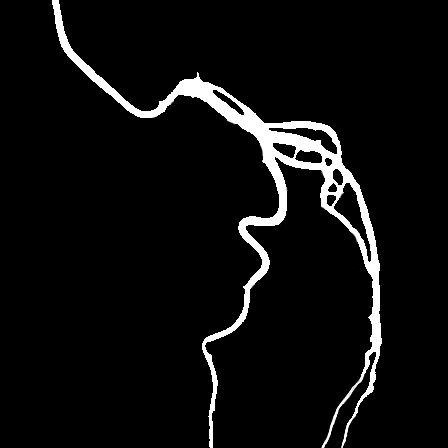
#> input picture imgs/artery5.png, 448 x 448 px
$ python setups.py   (older library calls are emulated)
#> lines starting #> are read from the running program, lines starting #| are printed output that depends on the picture; after the words box and inside, x2 and y2 are one past the last pixel; in counts of white or black regions, pixels touching at a corner belong together
import math
import numpy as np
import cv2


def img_custom(img):
    # Resolution change to h=w for GUI
    h, w = np.shape(img)
    if h == w:
        img_new = img;
    elif h < w:
        delta = int(0.5 * (w - h))
        img_delta1 = np.zeros((delta, w), dtype=np.uint8)
        img_delta2 = np.zeros((w - h - delta, w), dtype=np.uint8)
        img_new = np.concatenate((img_delta1, img, img_delta2), axis=0)
    elif h > w:
        delta = 0.5 * (h - w).cast(int)
        img_delta1 = np.zeros((h, delta), dtype=np.uint8)
        img_delta2 = np.zeros((h, h - w - delta), dtype=np.uint8)
        img_new = np.concatenate((img_delta1, img, img_delta2), axis=1)
    img_new.astype(np.uint8)
    return img_new


# Canny函数获取边界
# def get_edge(img):
#     edge=cv2.Canny(img,0,50)
#     return edge

# 外扩边界
def get_edge(background):
    edge = np.zeros_like(background, dtype=int)
    h, w = np.shape(edge)
    for i in [0, h - 1]:
        for j in range(1, w - 1):
            if background[i][j] == 1:
                if background[i][j + 1] == 0:
                    edge[i][j + 1] = 255
                if background[i][j - 1] == 0:
                    edge[i][j - 1] = 255
    for j in [0, w - 1]:
        for i in range(1, h - 1):
            if background[i][j] == 1:
                if background[i - 1][j] == 0:
                    edge[i - 1][j] = 255
                if background[i + 1][j] == 0:
                    edge[i + 1][j] = 255

    for i in range(1, h - 1):
        for j in range(1, w - 1):
            if background[i][j] == 1:
                if background[i + 1][j] == 0:
                    edge[i + 1][j] = 255
                if background[i - 1][j] == 0:
                    edge[i - 1][j] = 255
                if background[i][j + 1] == 0:
                    edge[i][j + 1] = 255
                if background[i][j - 1] == 0:
                    edge[i][j - 1] = 255
    return edge


# [31 lines of commented-out code are left out]

def get_angle(img, edge):
    # Sobel should deal with format "uint8"(0-255)
    sobel_x = cv2.Sobel(img, cv2.CV_64F, 1, 0, ksize=3)
    sobel_y = cv2.Sobel(img, cv2.CV_64F, 0, 1, ksize=3)
    angle = np.zeros_like(edge, dtype=float)
    for i in range(np.size(edge, 0)):
        for j in range(np.size(edge, 1)):
            if edge[i][j] != 0:
                # angle[i][j] = math.atan2(abs(sobel_x[i][j]), abs(sobel_y[i][j]))
                angle[i][j] = math.atan2(sobel_x[i][j], sobel_y[i][j])  # 弧度单位
                # angle[i][j] = math.atan2(abs(sobel_x[i][j]), abs(sobel_y[i][j]))*180/math.pi   # 角度单位
    return angle


def get_param(img1, entrance='left', exit='right'):
    # return
    # h:height of the image
    # w:width of the image
    # background : the BC and fluid area of the image
    #              "1" for fluid area, "0" for BC and wall area，“255” for edge
    # edge: the edge of artery ,value "255"
    # angle: the angle of each point on edge
    img = img_custom(img1)
    crt_val = 100  # Critical value
    h = np.size(img, 0)
    w = np.size(img, 1)
    # Transform img to a (0,1) numpy
    background = np.zeros_like(img, dtype=int)
    for i in range(h):
        for j in range(w):
            if img[i][j] >= crt_val:
                background[i, j] = 1
    # get edge by Canny
    background1 = background.astype(np.uint8)
    edge = get_edge(background)
    for i in range(h):
        for j in range(w):
            if edge[i][j] == 255:
                background[i, j] = 255
    # get angle by gradient
    angle = get_angle(img, edge)  # Use img instead of background for more realistic angle
    bc_back = bc_area(background, entrance=entrance, exit=exit)
    entrance_min, entrance_max, entrance_mid = reset_area(bc_back, entrance=entrance)
    exit_mid = exit_area(bc_back, exit=exit)
    return h, w, background, edge, angle, bc_back, entrance_min, entrance_max, entrance_mid, exit_mid


def bc_area(background, entrance, exit):
    if entrance not in ["left", "up", "right", "down"]:
        raise ValueError("Entrance setups not in [left,up,right,down] please check!")
    if exit not in ["left", "up", "right", "down"]:
        raise ValueError("Exit setups not in  [left,up,right,down], please check!")
    if entrance == exit:
        raise AssertionError('Entrance and Exit on Same side is not supported yet')
    # bc_back: Record entrance and exit area of artery, "1" for entrance and "2" for exit
    bc_back = np.zeros_like(background)
    h, w = background.shape[0], background.shape[1]
    # Entrance area (flag=1)
    if entrance == 'up':
        for i in range(5):
            for j in range(w):
                if background[i][j] == 1:
                    bc_back[i][j] = 1
    if entrance == 'down':
        for i in range(h - 5, h):
            for j in range(w):
                if background[i][j] == 1:
                    bc_back[i][j] = 1
    if entrance == 'left':
        for i in range(h):
            for j in range(5):
                if background[i][j] == 1:
                    bc_back[i][j] = 1
    if entrance == 'right':
        for i in range(h):
            for j in range(w - 5, w):
                if background[i][j] == 1:
                    bc_back[i][j] = 1
    # Exit area (flag=2)
    if exit == 'up':
        for i in range(1):
            for j in range(w):
                if background[i][j] == 1:
                    bc_back[i][j] = 2
    if exit == 'down':
        for i in range(h - 1, h):
            for j in range(w):
                if background[i][j] == 1:
                    bc_back[i][j] = 2
    if exit == 'left':
        for i in range(h):
            for j in range(1):
                if background[i][j] == 1:
                    bc_back[i][j] = 2
    if exit == 'right':
        for i in range(h):
            for j in range(w - 1, w):
                if background[i][j] == 1:
                    bc_back[i][j] = 2

    return bc_back


def reset_area(bc_back, entrance='left'):
    h = np.size(bc_back, 0)
    w = np.size(bc_back, 1)
    label_min = []
    label_max = []
    mid_label = []
    if entrance == 'left':
        for j in range(h - 1):
            if bc_back[j][0] == 0 and bc_back[j + 1][0] == 1:
                label_min.append(j + 1)
            if bc_back[j][0] == 1 and bc_back[j + 1][0] == 0:
                label_max.append(j)
    if entrance == 'right':
        for j in range(h - 1):
            if bc_back[j][w-1] == 0 and bc_back[j + 1][w-1] == 1:
                label_min.append(j + 1)
            if bc_back[j][w-1] == 1 and bc_back[j + 1][w-1] == 0:
                label_max.append(j)
    if entrance == 'up':
        for i in range(w - 1):
            if bc_back[0][i] == 0 and bc_back[0][i + 1] == 1:
                label_min.append(i + 1)
            if bc_back[0][i] == 1 and bc_back[0][i + 1] == 0:
                label_max.append(i)
    if entrance == 'down':
        for i in range(w - 1):
            if bc_back[h-1][i] == 0 and bc_back[h-1][i + 1] == 1:
                label_min.append(i + 1)
            if bc_back[h-1][i] == 1 and bc_back[h-1][i + 1] == 0:
                label_max.append(i)

    # Mid label count and calculate
    if len(label_max) == 0 and len(label_min) == 0:
        raise AssertionError('Reset area is empty, please check!')
    if len(label_max) == len(label_min):
        if label_min[0] < label_max[0]:
            count = len(label_max)
            for i in range(count):
                mid_label.append(0.5 * (label_max[i] + label_min[i]))
        if label_min[0] > label_max[0]:
            count = len(label_max) + 1
            mid_label.append(0.5 * label_max[0])
            for i in range(count - 2):
                mid_label.append(0.5 * (label_max[i + 1] + label_min[i]))
            mid_label.append(0.5 * (label_min[count - 2] + w))

    if len(label_max) > len(label_min):
        count = len(label_max)
        mid_label.append(0.5 * label_max[0])
        for i in range(count - 1):
            mid_label.append(0.5 * (label_max[i + 1] + label_min[i]))

    if len(label_max) < len(label_min):
        count = len(label_min)
        for i in range(count - 1):
            mid_label.append(0.5 * (label_max[i] + label_min[i]))
        mid_label.append(0.5 * (label_min[count - 1] + w))

    return label_min, label_max, mid_label


def exit_area(bc_back, exit = 'right'):
    h = np.size(bc_back, 0)
    w = np.size(bc_back, 1)
    label_min = []
    label_max = []
    mid_label = []
    if exit == 'left':
        for j in range(h - 1):
            if bc_back[j][0] == 0 and bc_back[j + 1][0] == 2:
                label_min.append(j + 1)
            if bc_back[j][0] == 2 and bc_back[j + 1][0] == 0:
                label_max.append(j)
    if exit == 'right':
        for j in range(h - 1):
            if bc_back[j][w-1] == 0 and bc_back[j + 1][w-1] == 2:
                label_min.append(j + 1)
            if bc_back[j][w-1] == 2 and bc_back[j + 1][w-1] == 0:
                label_max.append(j)
    if exit == 'up':
        for i in range(w - 1):
            if bc_back[0][i] == 0 and bc_back[0][i + 1] == 2:
                label_min.append(i + 1)
            if bc_back[0][i] == 2 and bc_back[0][i + 1] == 0:
                label_max.append(i)
    if exit == 'down':
        for i in range(w - 1):
            if bc_back[h-1][i] == 0 and bc_back[h-1][i + 1] == 2:
                label_min.append(i + 1)
            if bc_back[h-1][i] == 2 and bc_back[h-1][i + 1] == 0:
                label_max.append(i)

    # Mid label count and calculate
    if len(label_max) == 0 and len(label_min) == 0:
        raise AssertionError('Exit area is empty, please check!')

    if len(label_max) == len(label_min):
        if label_min[0] < label_max[0]:
            count = len(label_max)
            for i in range(count):
                mid_label.append(0.5 * (label_max[i] + label_min[i]))
        if label_min[0] > label_max[0]:
            count = len(label_max) + 1
            mid_label.append(0.5 * label_max[0])
            for i in range(count - 2):
                mid_label.append(0.5 * (label_max[i + 1] + label_min[i]))
            mid_label.append(0.5 * (label_min[count - 2] + w))

    if len(label_max) > len(label_min):
        count = len(label_max)
        mid_label.append(0.5 * label_max[0])
        for i in range(count - 1):
            mid_label.append(0.5 * (label_max[i + 1] + label_min[i]))

    if len(label_max) < len(label_min):
        count = len(label_min)
        for i in range(count - 1):
            mid_label.append(0.5 * (label_max[i] + label_min[i]))
        mid_label.append(0.5 * (label_min[count - 1] + w))

    # return label_min, label_max, mid_label
    return mid_label

# test
filepath = 'imgs/artery5.png'
entrance='up'
exit='down'
img = cv2.imread(filepath, 0)
#> img is the input picture: shape (448, 448); min 0, max 255, mean 14
height, width, background, edge, angle, bc_back, entrance_min, entrance_max, entrance_mid, exit_mid  = get_param(img, entrance=entrance, exit=exit)
#> in get_param, `h = np.size(img, 0)`: h = 448
#> after the loop in get_param, `for i in range(h):`: background: shape (448, 448) int64; values 0 (black) and 1 (white), 5.5% white; 1 white region, box (x1, y1, x2, y2) and area: (52, 0, 382, 448) 11022
#> after the loop in get_edge, `for i in [0, h - 1]:`:
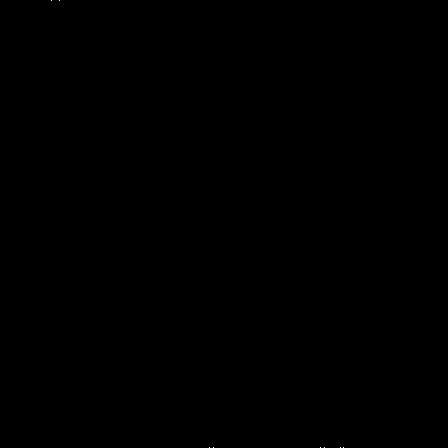
#> edge: shape (448, 448) int64; 0% white in thin lines or dots, all inside (x1, y1, x2, y2) = (51, 0, 344, 448)
#> after the loop in get_edge, `for i in range(1, h - 1):`:
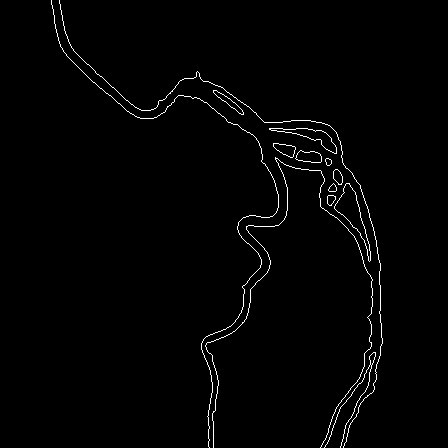
#> edge: shape (448, 448) int64; 1.4% white in thin lines or dots, all inside (x1, y1, x2, y2) = (51, 0, 383, 448)
#> after the loop in get_param, `for i in range(h):`:
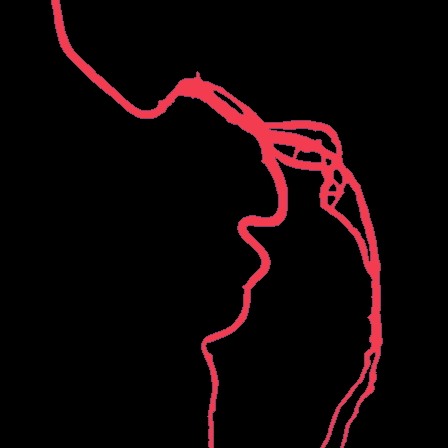
#> background: shape (448, 448) int64; 3 distinct labels, from 0 to 255; one colour per label, 0 black
#> in get_angle, `sobel_x = cv2.Sobel(img, cv2.CV_64F, 1, 0, ksize=3)`:
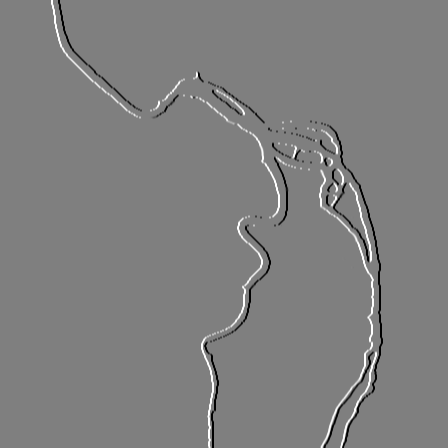
#> sobel_x: shape (448, 448) float64; min -1020, max 1020, mean 0; drawn with min black and max white
#> in get_angle, `sobel_y = cv2.Sobel(img, cv2.CV_64F, 0, 1, ksize=3)`:
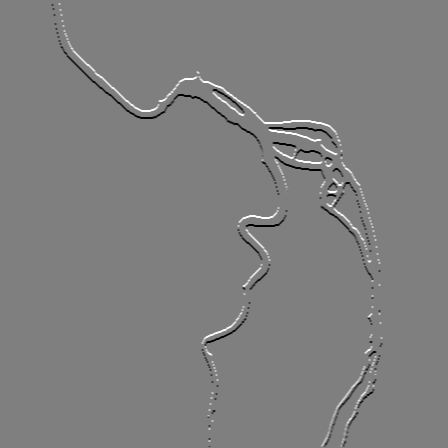
#> sobel_y: shape (448, 448) float64; min -1020, max 1020, mean 0; drawn with min black and max white
#> after the loop in get_angle, `for i in range(np.size(edge, 0)):`:
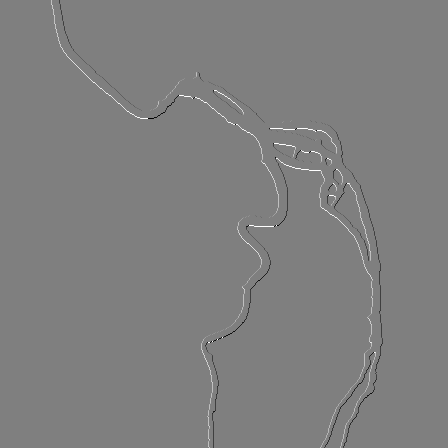
#> angle: shape (448, 448) float64; min -3.14, max 3.14, mean 0.00371; drawn with min black and max white
#> after the loop in bc_area, `for i in range(h - 1, h):`: bc_back: shape (448, 448) int64; 3 distinct labels, from 0 to 2
#> height = 448; width = 448; entrance_min = [52]; entrance_max = [58]; entrance_mid = [55]; exit_mid = [211, 322, 341.5]
# a=bc_back[64][0]
# print(a)
print(exit_mid)
#| [211.0, 322.0, 341.5]
print(entrance_mid)
#| [55.0]
print('Test finished!')
